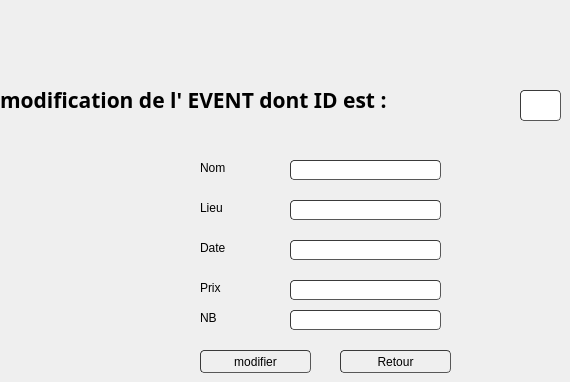
       <widget class="QWidget" name="page_5">
        <widget class="QLineEdit" name="date_modif">
         <property name="geometry">
          <rect>
           <x>290</x>
           <y>240</y>
           <width>151</width>
           <height>20</height>
          </rect>
         </property>
         <property name="styleSheet">
          <string notr="true">	border-width: 1px; border-radius: 4px;
	border-color: rgb(58, 58, 58);
	border-style: inset;
	padding: 0 8px;


	selection-color: rgb(60, 63, 65);</string>
         </property>
        </widget>
        <widget class="QLabel" name="label_10">
         <property name="geometry">
          <rect>
           <x>200</x>
           <y>200</y>
           <width>31</width>
           <height>16</height>
          </rect>
         </property>
         <property name="text">
          <string>Lieu</string>
         </property>
        </widget>
        <widget class="QLabel" name="label_11">
         <property name="geometry">
          <rect>
           <x>200</x>
           <y>240</y>
           <width>31</width>
           <height>16</height>
          </rect>
         </property>
         <property name="text">
          <string>Date</string>
         </property>
        </widget>
        <widget class="QLineEdit" name="nom_modif">
         <property name="geometry">
          <rect>
           <x>290</x>
           <y>160</y>
           <width>151</width>
           <height>20</height>
          </rect>
         </property>
         <property name="styleSheet">
          <string notr="true">	border-width: 1px; border-radius: 4px;
	border-color: rgb(58, 58, 58);
	border-style: inset;
	padding: 0 8px;


	selection-color: rgb(60, 63, 65);</string>
         </property>
        </widget>
        <widget class="QPushButton" name="modifier">
         <property name="geometry">
          <rect>
           <x>200</x>
           <y>350</y>
           <width>111</width>
           <height>23</height>
          </rect>
         </property>
         <property name="styleSheet">
          <string notr="true">	border-width: 1px; border-radius: 4px;
	border-color: rgb(58, 58, 58);
	border-style: inset;
	padding: 0 8px;


	selection-color: rgb(60, 63, 65);</string>
         </property>
         <property name="text">
          <string>modifier</string>
         </property>
         <property name="icon">
          <iconset resource="projet.qrc">
           <normaloff>:/icons/icons8_checkmark_96px.png</normaloff>:/icons/icons8_checkmark_96px.png</iconset>
         </property>
        </widget>
        <widget class="QLineEdit" name="lieu_modif">
         <property name="geometry">
          <rect>
           <x>290</x>
           <y>200</y>
           <width>151</width>
           <height>20</height>
          </rect>
         </property>
         <property name="styleSheet">
          <string notr="true">	border-width: 1px; border-radius: 4px;
	border-color: rgb(58, 58, 58);
	border-style: inset;
	padding: 0 8px;


	selection-color: rgb(60, 63, 65);</string>
         </property>
        </widget>
        <widget class="QLabel" name="label_6">
         <property name="geometry">
          <rect>
           <x>200</x>
           <y>160</y>
           <width>31</width>
           <height>16</height>
          </rect>
         </property>
         <property name="text">
          <string>Nom</string>
         </property>
        </widget>
        <widget class="QPushButton" name="Annuler">
         <property name="geometry">
          <rect>
           <x>340</x>
           <y>350</y>
           <width>111</width>
           <height>23</height>
          </rect>
         </property>
         <property name="styleSheet">
          <string notr="true">	border-width: 1px; border-radius: 4px;
	border-color: rgb(58, 58, 58);
	border-style: inset;
	padding: 0 8px;


	selection-color: rgb(60, 63, 65);</string>
         </property>
         <property name="text">
          <string>Retour</string>
         </property>
         <property name="icon">
          <iconset resource="projet.qrc">
           <normaloff>:/icons/icons8_back_to_200px.png</normaloff>:/icons/icons8_back_to_200px.png</iconset>
         </property>
        </widget>
        <widget class="QLabel" name="label_8">
         <property name="geometry">
          <rect>
           <x>0</x>
           <y>70</y>
           <width>511</width>
           <height>61</height>
          </rect>
         </property>
         <property name="font">
          <font>
           <family>Nueva Std</family>
           <pointsize>16</pointsize>
           <weight>75</weight>
           <bold>true</bold>
          </font>
         </property>
         <property name="text">
          <string>modification de l' EVENT dont   ID est : </string>
         </property>
         <property name="textFormat">
          <enum>Qt::RichText</enum>
         </property>
        </widget>
        <widget class="QLineEdit" name="prix_modif">
         <property name="geometry">
          <rect>
           <x>290</x>
           <y>280</y>
           <width>151</width>
           <height>20</height>
          </rect>
         </property>
         <property name="styleSheet">
          <string notr="true">	border-width: 1px; border-radius: 4px;
	border-color: rgb(58, 58, 58);
	border-style: inset;
	padding: 0 8px;


	selection-color: rgb(60, 63, 65);</string>
         </property>
        </widget>
        <widget class="QLabel" name="label_18">
         <property name="geometry">
          <rect>
           <x>200</x>
           <y>280</y>
           <width>31</width>
           <height>16</height>
          </rect>
         </property>
         <property name="text">
          <string>Prix</string>
         </property>
        </widget>
        <widget class="QLineEdit" name="id_2">
         <property name="geometry">
          <rect>
           <x>520</x>
           <y>90</y>
           <width>41</width>
           <height>31</height>
          </rect>
         </property>
         <property name="styleSheet">
          <string notr="true">	border-width: 1px; border-radius: 4px;
	border-color: rgb(58, 58, 58);
	border-style: inset;
	padding: 0 8px;


	selection-color: rgb(60, 63, 65);</string>
         </property>
        </widget>
        <widget class="QLineEdit" name="nb_modif">
         <property name="geometry">
          <rect>
           <x>290</x>
           <y>310</y>
           <width>151</width>
           <height>20</height>
          </rect>
         </property>
         <property name="styleSheet">
          <string notr="true">	border-width: 1px; border-radius: 4px;
	border-color: rgb(58, 58, 58);
	border-style: inset;
	padding: 0 8px;


	selection-color: rgb(60, 63, 65);</string>
         </property>
        </widget>
        <widget class="QLabel" name="label_19">
         <property name="geometry">
          <rect>
           <x>200</x>
           <y>310</y>
           <width>31</width>
           <height>16</height>
          </rect>
         </property>
         <property name="text">
          <string>NB</string>
         </property>
        </widget>
       </widget>
